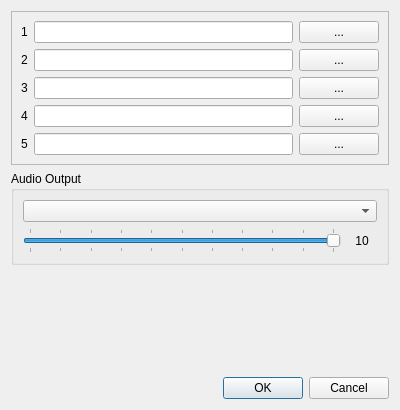
<?xml version="1.0" encoding="UTF-8"?>
<ui version="4.0">
 <class>DialogVoiceKeyer</class>
 <widget class="QDialog" name="DialogVoiceKeyer">
  <property name="geometry">
   <rect>
    <x>0</x>
    <y>0</y>
    <width>400</width>
    <height>410</height>
   </rect>
  </property>
  <property name="windowTitle">
   <string>Voice Keyer Setup</string>
  </property>
  <layout class="QVBoxLayout" name="verticalLayout">
   <item>
    <widget class="QFrame" name="frame">
     <property name="frameShape">
      <enum>QFrame::StyledPanel</enum>
     </property>
     <property name="frameShadow">
      <enum>QFrame::Raised</enum>
     </property>
     <layout class="QGridLayout" name="gridLayout">
      <item row="3" column="2">
       <widget class="QPushButton" name="pushButton_voiceK4">
        <property name="text">
         <string>...</string>
        </property>
       </widget>
      </item>
      <item row="2" column="0">
       <widget class="QLabel" name="label_voiceK3">
        <property name="text">
         <string>3</string>
        </property>
        <property name="buddy">
         <cstring>lineEdit_voiceK3</cstring>
        </property>
       </widget>
      </item>
      <item row="2" column="1">
       <widget class="QLineEdit" name="lineEdit_voiceK3"/>
      </item>
      <item row="1" column="2">
       <widget class="QPushButton" name="pushButton_voiceK2">
        <property name="text">
         <string>...</string>
        </property>
       </widget>
      </item>
      <item row="3" column="1">
       <widget class="QLineEdit" name="lineEdit_voiceK4"/>
      </item>
      <item row="0" column="2">
       <widget class="QPushButton" name="pushButton_voiceK1">
        <property name="text">
         <string>...</string>
        </property>
       </widget>
      </item>
      <item row="1" column="1">
       <widget class="QLineEdit" name="lineEdit_voiceK2"/>
      </item>
      <item row="0" column="1">
       <widget class="QLineEdit" name="lineEdit_voiceK1"/>
      </item>
      <item row="3" column="0">
       <widget class="QLabel" name="label_voiceK4">
        <property name="text">
         <string>4</string>
        </property>
        <property name="buddy">
         <cstring>lineEdit_voiceK4</cstring>
        </property>
       </widget>
      </item>
      <item row="2" column="2">
       <widget class="QPushButton" name="pushButton_voiceK3">
        <property name="text">
         <string>...</string>
        </property>
       </widget>
      </item>
      <item row="0" column="0">
       <widget class="QLabel" name="label_voiceK1">
        <property name="text">
         <string>1</string>
        </property>
        <property name="buddy">
         <cstring>lineEdit_voiceK1</cstring>
        </property>
       </widget>
      </item>
      <item row="1" column="0">
       <widget class="QLabel" name="label_voiceK2">
        <property name="text">
         <string>2</string>
        </property>
        <property name="buddy">
         <cstring>lineEdit_voiceK2</cstring>
        </property>
       </widget>
      </item>
      <item row="4" column="0">
       <widget class="QLabel" name="label_voiceK5">
        <property name="text">
         <string>5</string>
        </property>
        <property name="buddy">
         <cstring>lineEdit_voiceK5</cstring>
        </property>
       </widget>
      </item>
      <item row="4" column="1">
       <widget class="QLineEdit" name="lineEdit_voiceK5"/>
      </item>
      <item row="4" column="2">
       <widget class="QPushButton" name="pushButton_voiceK5">
        <property name="text">
         <string>...</string>
        </property>
       </widget>
      </item>
     </layout>
    </widget>
   </item>
   <item>
    <widget class="QGroupBox" name="groupBox">
     <property name="title">
      <string>Audio Output</string>
     </property>
     <layout class="QGridLayout" name="gridLayout_2">
      <item row="1" column="0">
       <widget class="QSlider" name="horizontalSlider_audioLevel">
        <property name="maximum">
         <number>10</number>
        </property>
        <property name="pageStep">
         <number>1</number>
        </property>
        <property name="value">
         <number>10</number>
        </property>
        <property name="orientation">
         <enum>Qt::Horizontal</enum>
        </property>
        <property name="tickPosition">
         <enum>QSlider::TicksBothSides</enum>
        </property>
        <property name="tickInterval">
         <number>1</number>
        </property>
       </widget>
      </item>
      <item row="1" column="1">
       <widget class="QLabel" name="label_audioLevel">
        <property name="sizePolicy">
         <sizepolicy hsizetype="Preferred" vsizetype="Preferred">
          <horstretch>0</horstretch>
          <verstretch>0</verstretch>
         </sizepolicy>
        </property>
        <property name="minimumSize">
         <size>
          <width>30</width>
          <height>0</height>
         </size>
        </property>
        <property name="text">
         <string>10</string>
        </property>
        <property name="alignment">
         <set>Qt::AlignCenter</set>
        </property>
       </widget>
      </item>
      <item row="0" column="0" colspan="2">
       <widget class="QComboBox" name="comboBox_audioDevice"/>
      </item>
     </layout>
    </widget>
   </item>
   <item>
    <spacer name="verticalSpacer">
     <property name="orientation">
      <enum>Qt::Vertical</enum>
     </property>
     <property name="sizeHint" stdset="0">
      <size>
       <width>20</width>
       <height>40</height>
      </size>
     </property>
    </spacer>
   </item>
   <item>
    <widget class="QDialogButtonBox" name="buttonBox">
     <property name="orientation">
      <enum>Qt::Horizontal</enum>
     </property>
     <property name="standardButtons">
      <set>QDialogButtonBox::Cancel|QDialogButtonBox::Ok</set>
     </property>
    </widget>
   </item>
  </layout>
 </widget>
 <tabstops>
  <tabstop>lineEdit_voiceK1</tabstop>
  <tabstop>pushButton_voiceK1</tabstop>
  <tabstop>lineEdit_voiceK2</tabstop>
  <tabstop>pushButton_voiceK2</tabstop>
  <tabstop>lineEdit_voiceK3</tabstop>
  <tabstop>pushButton_voiceK3</tabstop>
  <tabstop>lineEdit_voiceK4</tabstop>
  <tabstop>pushButton_voiceK4</tabstop>
  <tabstop>lineEdit_voiceK5</tabstop>
  <tabstop>pushButton_voiceK5</tabstop>
  <tabstop>comboBox_audioDevice</tabstop>
  <tabstop>horizontalSlider_audioLevel</tabstop>
 </tabstops>
 <resources/>
 <connections>
  <connection>
   <sender>buttonBox</sender>
   <signal>accepted()</signal>
   <receiver>DialogVoiceKeyer</receiver>
   <slot>accept()</slot>
   <hints>
    <hint type="sourcelabel">
     <x>259</x>
     <y>397</y>
    </hint>
    <hint type="destinationlabel">
     <x>157</x>
     <y>274</y>
    </hint>
   </hints>
  </connection>
  <connection>
   <sender>buttonBox</sender>
   <signal>rejected()</signal>
   <receiver>DialogVoiceKeyer</receiver>
   <slot>reject()</slot>
   <hints>
    <hint type="sourcelabel">
     <x>327</x>
     <y>397</y>
    </hint>
    <hint type="destinationlabel">
     <x>286</x>
     <y>274</y>
    </hint>
   </hints>
  </connection>
 </connections>
</ui>
